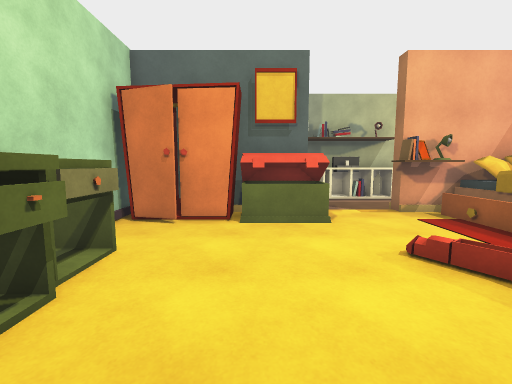
view 1 (above)

19 first-person views from a walk through a Unity game level. The camera is 1.5 m above the floor, tilts 6° down and sees 90° across. Doors are open. The floor is counted in squares, 1 m on a side. Each view is taken from the middle of a square. On the plan, view 1 faces up. The plan holds only what a view shows up to about 13 squares ahead; the rest is blank. The place goes on beyond the plan. The player character is not drawn. Surface patterns are stand-ins for the level's own textures.

view 2
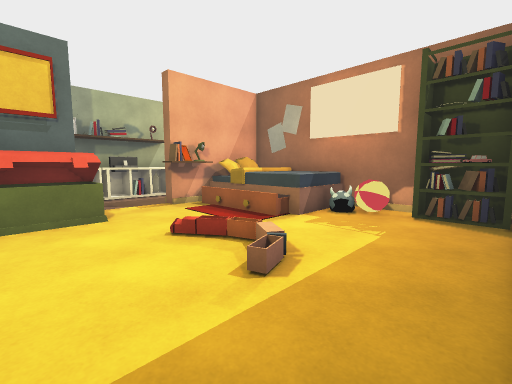

view 3
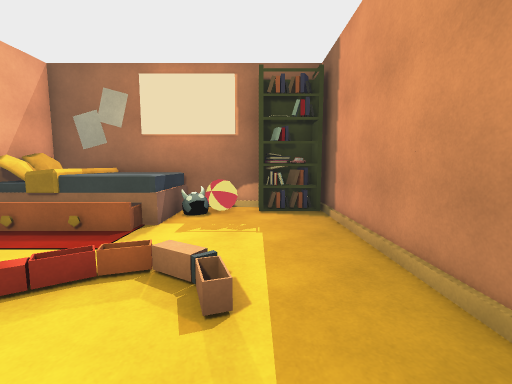

view 4
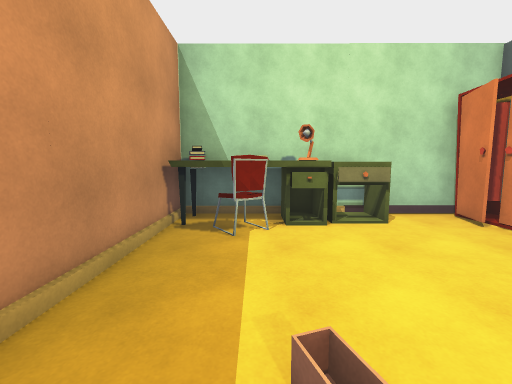

view 5
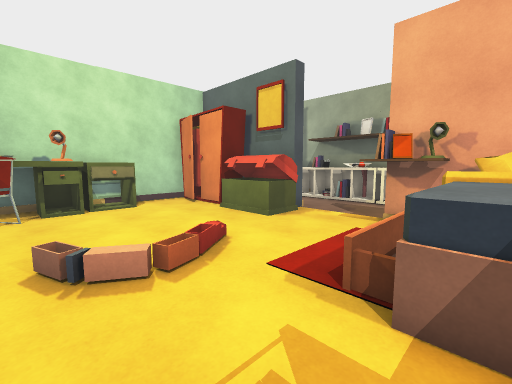

view 6
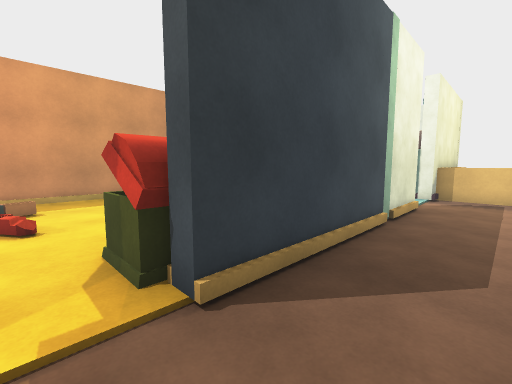

view 7
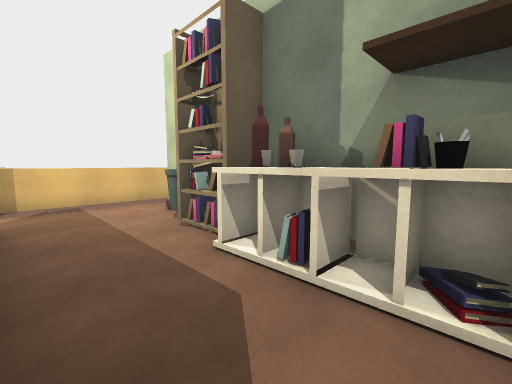

view 8
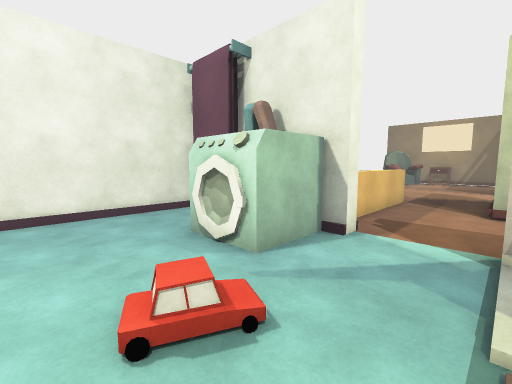

view 9
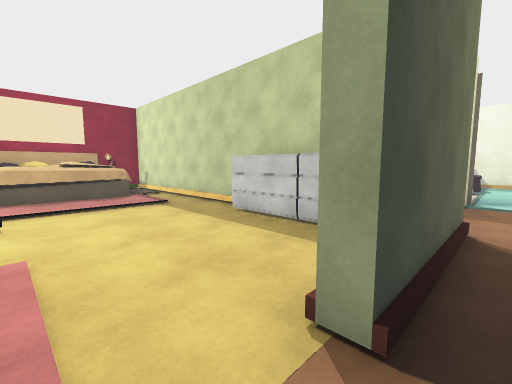

view 10
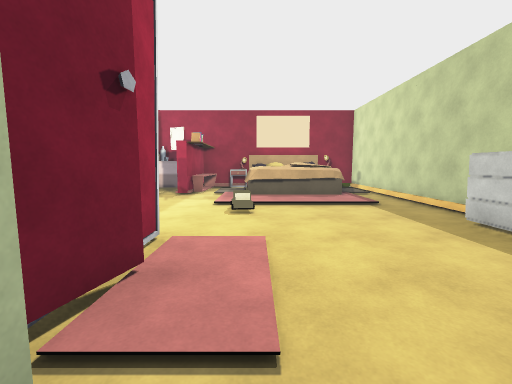

view 11
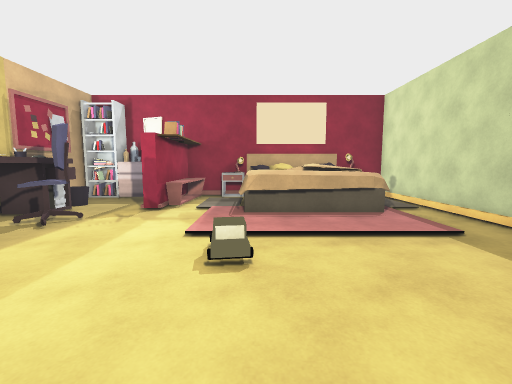

view 12
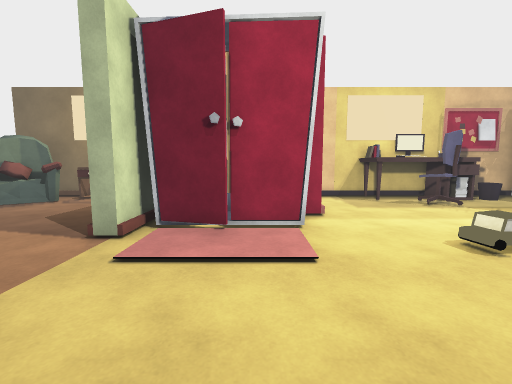

view 13
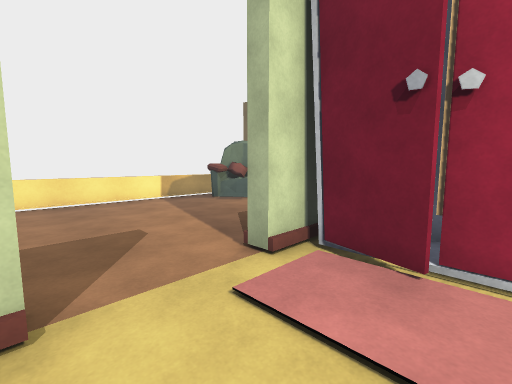

view 14
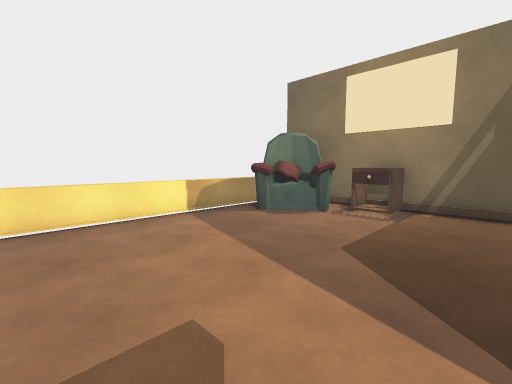

view 15
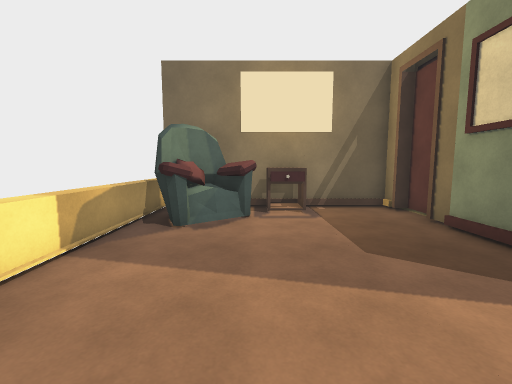

view 16
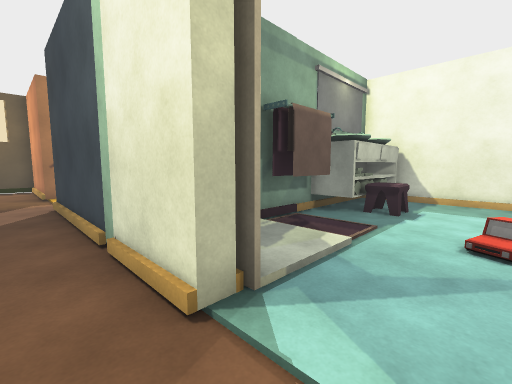

view 17
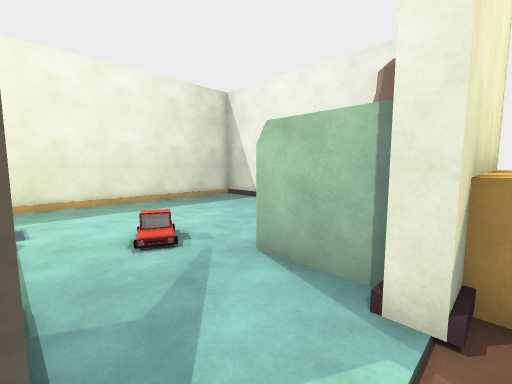

view 18
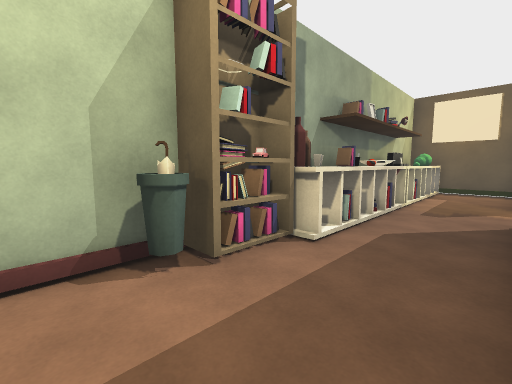

view 19
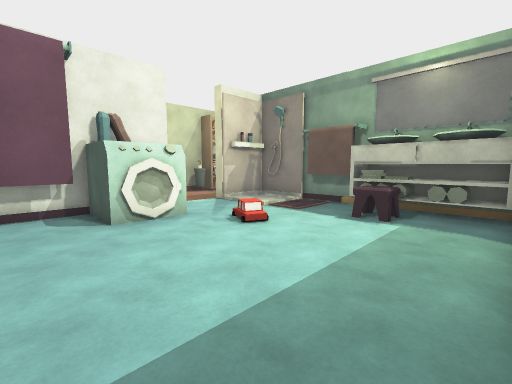

### Floor plan
Key: @ floor where view 1 was taken; # wall or solid block; . main floor; - floor 0.25 m lower than the main floor; / step, stairs or slope; D open door; T table; C chair; A TV; O other object.
Columns run from 18 left of view 1 to 9 right of it. Each row starts with its distance up from view 1.
 29 ###
 28   OO ##T####     #OOOOO  #OO
 27   OOOOTT...#     ..OOOOOO.OO
 26   OOOO.....#     ....OO...TT
 25   O.O......#     ....O....TT
 24   O........#    #......OOOOO
 23   O........# O  ........AAAA
 22   O........OOOOO...........O
 21   O........DD  ...//.     TT
 20  -O........DD...../O. O   OO
 19  -O........DD........ O   OO
 18   O........DD........ O OOOO
 17   O     ...O......... OOOO O
 16   O     ...O......... O O
 15   O     O..O............
 14         O..OTTTTT........  O
 13         O..##OO# ##########O
 12         O....OOOOOOOOOOOOOOO
 11         O..................#
 10         O..................#
  9    OOOOO#../////////.......O
  8    OO#O ODDDOOOO##OOODDOOOO
  7    /..O ODDD.##OOO  ODD.OOOO
  6    /..OOO.....#........ OOOO
  5    /.........O#........ OOOO
  4    /.....O...O#T........OOOO
  3   O/.........OOT..........O#
  2   O .......OOOOOO.........OO
  1   O/........OOOOC.........OO
  0   O/........OOOOC.@.......OO
 -1    O////////OOOOO/////////OO
 -2                  OO OOOOOO

Where each view was taken, in squares from view 1:
view 1: 0 up, 0 right, facing up
view 2: 1 down, 0 right, facing up-right
view 3: 1 up, 0 right, facing right
view 4: 1 up, 4 right, facing left
view 5: 1 up, 7 right, facing up-left
view 6: 11 up, 3 right, facing down-left
view 7: 9 up, 1 right, facing up-left
view 8: 3 up, 7 left, facing up-left
view 9: 20 up, 8 left, facing down-right
view 10: 20 up, 8 left, facing right
view 11: 20 up, 4 left, facing right
view 12: 16 up, 4 left, facing up
view 13: 18 up, 4 left, facing up-left
view 14: 19 up, 8 left, facing up-left
view 15: 19 up, 12 left, facing up
view 16: 10 up, 9 left, facing down-right
view 17: 9 up, 7 left, facing down-left
view 18: 9 up, 7 left, facing up-right
view 19: 1 down, 14 left, facing up-right
